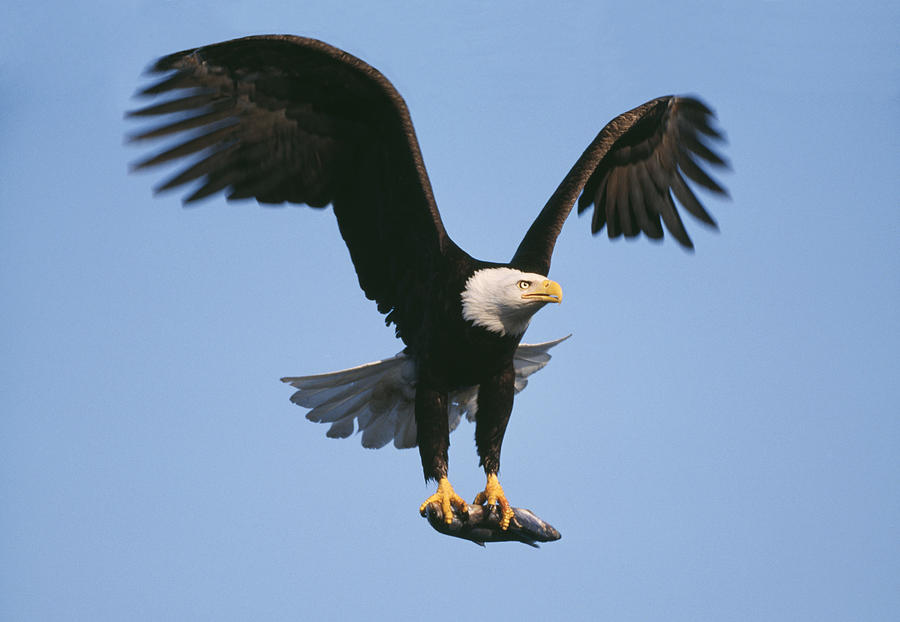
#> input picture images/Eagle-1.jpg, 900 x 622 px
$ python -i edge_detection_sobel.py   (imports and definitions only)   (older library calls are emulated)
#> lines starting #> are read from the running program, lines starting #| are printed output that depends on the picture
#> further down, picture is the input picture: shape (622, 900, 3); mean B, G, R 184.4, 152.7, 127
import cv2
import numpy as np

def get_gradient_magnitude_sobel(
    image : np.ndarray
) -> np.ndarray:
    '''
    Computes the gradient magnitude of an image using the Sobel operator.

    Parameters:
        image (ndarray): the image to compute the gradient magnitude of

    Returns:
        ndarray: the gradient magnitude of the image
    '''
    sobelx = cv2.Sobel(image, cv2.CV_64F, 1, 0, ksize=3)
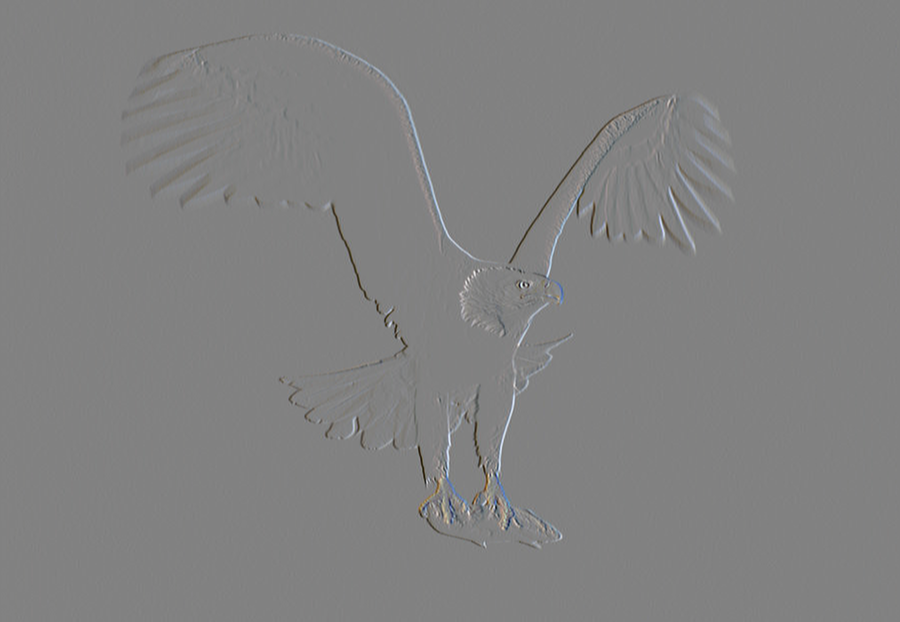
#> sobelx: shape (622, 900, 3) float64; mean B, G, R 0, 0, 0; drawn with min black and max white
    sobely = cv2.Sobel(image, cv2.CV_64F, 0, 1, ksize=3)
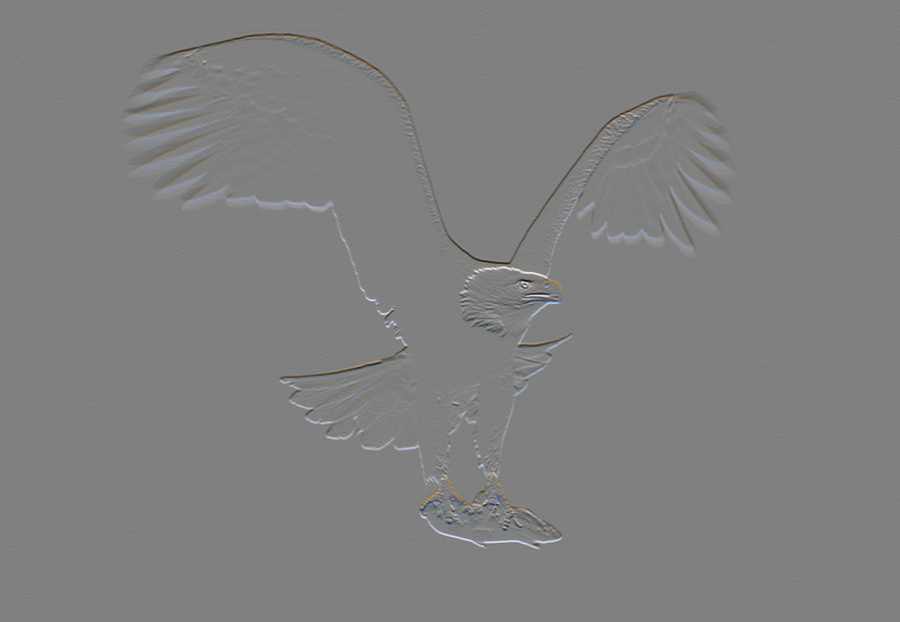
#> sobely: shape (622, 900, 3) float64; mean B, G, R 0, 0.1, 0.1; drawn with min black and max white

    gradient_magnitude = np.sqrt(np.square(sobelx) + np.square(sobely))
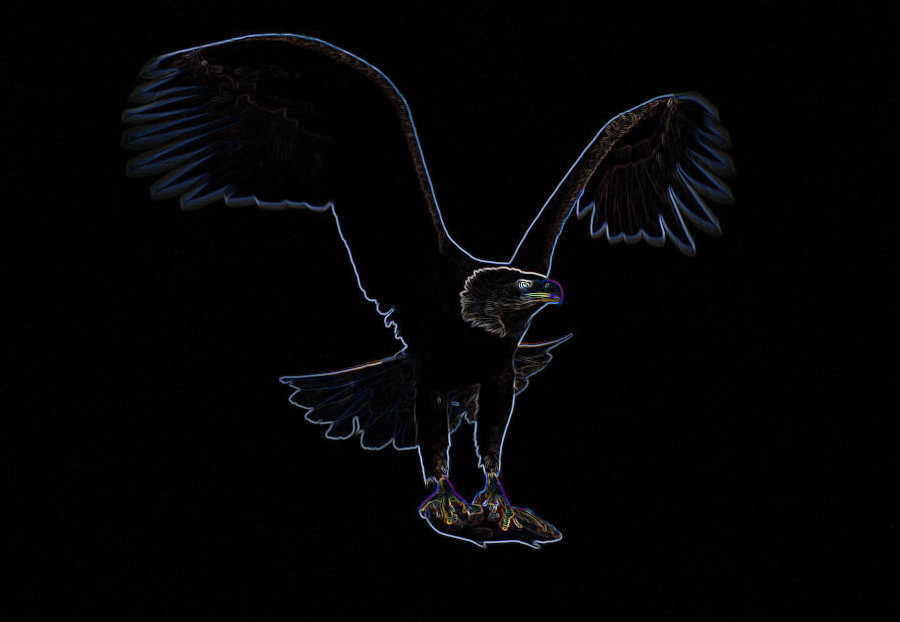
#> gradient_magnitude: shape (622, 900, 3) float64; mean B, G, R 18.8, 15.7, 15.5; drawn with min black and max white

    gradient_magnitude = cv2.normalize(gradient_magnitude, None, 0, 255, cv2.NORM_MINMAX, cv2.CV_8U)

    return gradient_magnitude

def threshold_gradient_sobel(
    image : np.ndarray,
    threshold : np.ndarray
) -> np.ndarray:
    '''
    Applies a threshold to the gradient magnitude of an image.

    Parameters:
        image (ndarray): the gradient magnitude image
        threshold (int): the threshold value (0-255)

    Returns:
        ndarray: the thresholded gradient magnitude image
    '''
#> called with threshold = 150
    assert threshold >= 0
    assert threshold <= 255

    _, thresholded_image = cv2.threshold(image, threshold, 255, cv2.THRESH_BINARY)
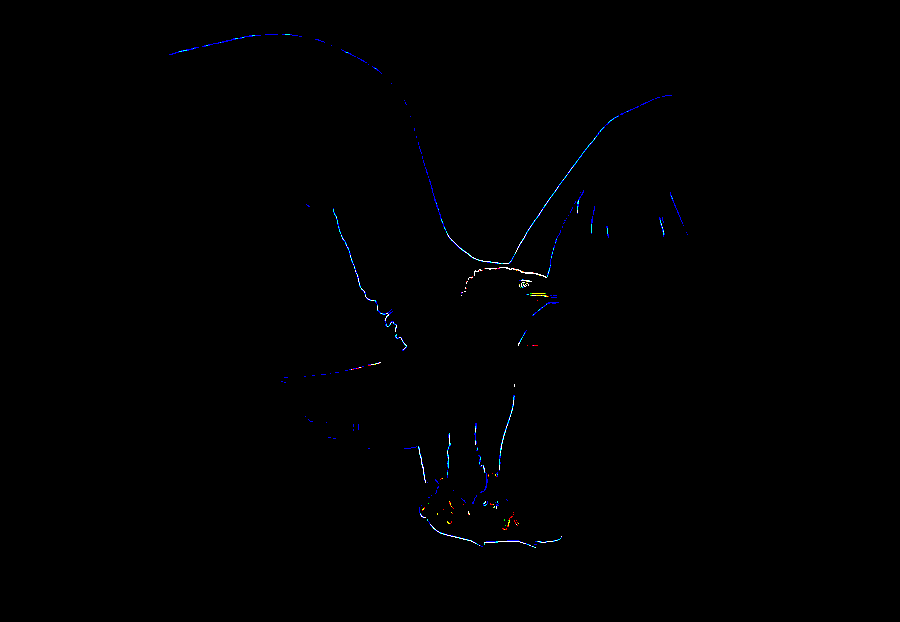
#> thresholded_image: shape (622, 900, 3); mean B, G, R 1, 0.5, 0.3
    return thresholded_image

def sobel_edge_detection(
    image: np.ndarray,
    threshold : int = 150
) -> np.ndarray:
    '''
    Creates a gradient magnitude and then applies a threshold to the gradient magnitude of an image.

    Parameters:
        image (ndarray): the gradient magnitude image
        threshold (int): the threshold value (0-255)

    Returns:
        ndarray: the thresholded gradient magnitude image
    '''
    assert threshold >= 0
    assert threshold <= 255

    new_image = image.copy()

    gradient_image = get_gradient_magnitude_sobel(new_image)
    thresholded_gradient = threshold_gradient_sobel(gradient_image, threshold)
    return thresholded_gradient


>>> import cv2
>>> picture = cv2.imread('../images/Eagle-1.jpg')
>>> result = sobel_edge_detection(picture)
